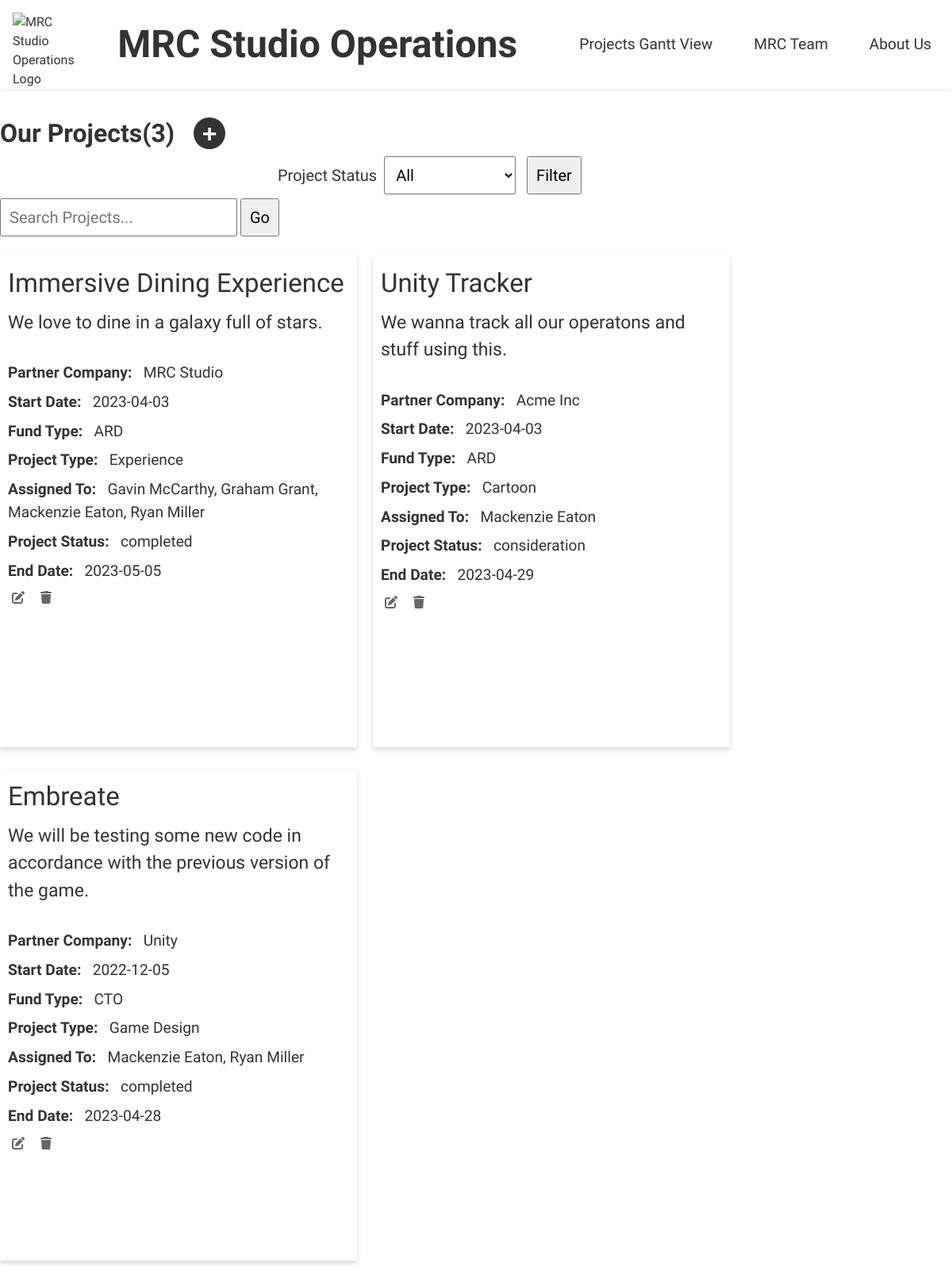
The page / on the database its author committed.
### tables this page shows
CREATE TABLE `projects` (
  `id` int NOT NULL AUTO_INCREMENT,
  `project_title` varchar(255) NOT NULL,
  `partner_company` varchar(255) NOT NULL,
  `start_date` date NOT NULL,
  `fund_type` varchar(255) NOT NULL,
  `project_type` varchar(255) NOT NULL,
  `status` enum('pending','scoping','discovery','consideration','completed','in-progress') NOT NULL DEFAULT 'discovery',
  `end_date` date DEFAULT NULL,
  `project_description` text,
  `assigned_to` json DEFAULT NULL,
  PRIMARY KEY (`id`)
);

CREATE TABLE `people` (
  `id` int NOT NULL AUTO_INCREMENT,
  `first_name` varchar(255) NOT NULL,
  `last_name` varchar(255) NOT NULL,
  `employee_type` varchar(255) NOT NULL,
  PRIMARY KEY (`id`)
);

### index.php (the view, shortened to what this page needs)
<!DOCTYPE html>
<?php
$conn = new mysqli('localhost','root','elaine12','operations');
if ($conn->connect_error) {
  echo "$conn->connect_error";
  die("Connection Failed: " . $conn->connect_error);
} else {
  $sql = "SELECT * FROM projects ORDER BY start_date DESC";
}
$filter = isset($_GET['status-filter']) ? $_GET['status-filter'] : 'all';
if ($filter !== 'all') {
  $sql = "SELECT * FROM projects WHERE status='$filter' ORDER BY start_date DESC";
} else {
  $sql = "SELECT * FROM projects ORDER BY start_date DESC";
}
$result = $conn->query($sql);
?>
<html>
<head>
  <link rel="stylesheet" href="index.css">
  <link rel="stylesheet" href="https://cdnjs.cloudflare.com/ajax/libs/font-awesome/6.0.0-beta3/css/all.min.css">
</head>
<body>
  <header>
    <div class="logo">
      <img src="https://encrypted-tbn0.gstatic.com/images?q=tbn:ANd9GcS_aEwjE_hEdGeBWihBJaTIRDG2XSiSNbAlwlPB-iRhxBJsqL7DEnbuGaQmbTBWHhLim-A&usqp=CAU" alt="MRC Studio Operations Logo">
    </div>
    <h1>MRC Studio Operations</h1>
    <nav>
      <ul>
      <li><a href="gantt_view.php">Projects Gantt View</a></li>
        <li><a href="people.php">MRC Team</a></li>
        <li><a href="about.php">About Us</a></li>
      </ul>
    </nav>
  </header>
  <h2 id="projects-heading">Our Projects<span id="project-count"></span> &nbsp;<button id="add-project-button" class="add-project-button">+</button><br/></h2>
 <div id="filter-container" style="display: flex; justify-content: center;">
  <form id="filter-form" action="" method="GET" style="width: 500px;">
    <label for="status-filter" style="font-family: Cabin, sans-serif; font-size: 20px;">Project Status</label>
    <select id="status-filter" name="status-filter" style="font-size: 20px; font-family: Cabin, sans-serif; padding: 10px; margin: 5px;">
      <option value="all">All</option>
    </select>
    <button type="submit" style=" font-family: Cabin, sans-serif; font-size: 20px; padding: 10px; margin: 5px;">Filter</button>
  </form>
</div>
 <form action="search.php" method="get" style="width: 500px;">
  <input type="text" name="query" placeholder="Search Projects..." style="font-size: 20px; font-family: Cabin, sans-serif; padding: 10px;">
  <button type="submit" style=" font-family: Cabin, sans-serif; font-size: 20px; padding: 10px;">Go</button>
</form>
<br/>
  <div id="project-list">
  <?php
if ($result->num_rows > 0) {
  while ($row = $result->fetch_assoc()) {
    echo '<div class="project">';
    echo '<p style=" font-size: 33px;">' . htmlspecialchars($row['project_title']) . '</p>';
    echo '<p style="font-size: 23px;">' . htmlspecialchars($row['project_description']) . '</p><br/>';
    echo '<p><strong>Partner Company: &nbsp; </strong> ' . htmlspecialchars($row['partner_company']) . '</p>';
    echo '<p><strong>Start Date: &nbsp; </strong> ' . htmlspecialchars($row['start_date']) . '</p>';
    echo '<p><strong>Fund Type: &nbsp; </strong> ' . htmlspecialchars($row['fund_type']) . '</p>';
    echo '<p><strong>Project Type: &nbsp; </strong> ' . htmlspecialchars($row['project_type']) . '</p>';
    if ($row['assigned_to'] == "") {
      echo '<p><strong>Assigned To: &nbsp; </strong> No people assigned yet</p>';
    } else {
      echo '<p><strong>Assigned To: &nbsp; </strong> ';
      $assignedTo = json_decode($row['assigned_to']);
      $totalPeople = count($assignedTo);
      $counter = 0;
      foreach ($assignedTo as $personId) {
        $personQuery = "SELECT first_name, last_name FROM people WHERE id = $personId";
        $personResult = $conn->query($personQuery);
        if ($personResult->num_rows > 0) {
          while ($personRow = $personResult->fetch_assoc()) {
            echo htmlspecialchars($personRow['first_name'] . ' ' . $personRow['last_name']);
            $counter++;
            if ($counter != $totalPeople) {
              echo ', ';
            }
          }
        }
      }
      echo '</p>';
    }
    echo '<p><strong>Project Status: &nbsp; </strong> ' . htmlspecialchars($row['status']) . '</p>';
    if ($row['end_date']) {
      echo '<p><strong>End Date: &nbsp; </strong>  ' . htmlspecialchars($row['end_date']) . '</p>';
    }
    echo '<div class="project-actions">';
    echo '<form method="post" action="edit_project.php">';
    echo '<button type="submit" name="edit_project"><i class="fas fa-edit"></i></button>';
    echo '</form>';
    echo '<form method="post" action="delete_project.php">';
    echo '<button type="submit" name="delete_project"><i class="fas fa-trash"></i></button>';
    echo '</form>';
    echo '</div>';
    echo '</div>';
  }
} else {
  echo '<p>No projects found.</p>';
}
  ?>
</div>
</body>
</html>

### index.css (style rules this page uses)
* { box-sizing: border-box; margin: 0; padding: 0; }
body { font-family: 'Cabin', sans-serif; font-size: 16px; line-height: 1.5; color: #333; }
p { font-size: 16px; line-height: 1.5; margin-bottom: 1em; }
a { text-decoration: none; color: #333; }
ul { list-style: none; }
header { display: flex; align-items: center; justify-content: space-between; padding: 1rem; background-color: #fff; box-shadow: 0 0 10px rgba(0, 0, 0, 0.1); z-index: 1; position: sticky; top: 0; }
.logo { width: 80px; height: 80px; margin-right: 1rem; }
.logo img { width: 100%; height: 100%; object-fit: contain; }
h1 { font-size: 3rem; font-weight: 700; }
h2 { font-size: 2.5rem; font-weight: 700; }
nav ul { display: flex; }
nav li { margin-left: 2rem; }
nav a { font-size: 1.2rem; font-weight: 500; }
nav ul li a { display: inline-block; padding: 10px; text-decoration: none; color: #333; }
#projects-heading { margin-top: 2rem; font-size: 2rem; font-weight: 700; display: flex; align-items: center; }
#add-project-button { margin-left: 1rem; font-size: 2rem; font-weight: 700; background-color: #333; color: #fff; border: none; border-radius: 50%; width: 40px; height: 40px; display: flex; align-items: center; justify-content: center; cursor: pointer; transition: background-color 0.2s ease; }
.project { display: inline-block; background-color: #fff; border-radius: 0px; box-shadow: 0px 3px 6px rgba(0, 0, 0, 0.16); margin-right: 20px; margin-bottom: 20px; width: 450px; height: 620px; padding: 10px; overflow-y: scroll; transition: transform 0.3s ease; }
.project { display: inline-block; background-color: #fff; border-radius: 0px; box-shadow: 0px 3px 6px rgba(0, 0, 0, 0.16); margin-right: 20px; margin-bottom: 20px; width: 450px; height: 620px; padding: 10px; overflow: auto; transition: transform 0.3s ease; }
.project p { font-size: 1.2rem; font-weight: 500; margin-bottom: 0.5rem; }
.project-actions { display: flex; flex-direction: row; justify-content: space-between; align-items: center; width: 60px; }
.project-actions button { background-color: transparent; border: none; color: #666; cursor: pointer; font-size: 16px; margin-left: 5px; margin-right: 5px; }

### rows shown on the page
projects: project_title "Immersive Dining Experience", project_description "We love to dine in a galaxy full of stars.", partner_company "MRC Studio", start_date "2023-04-03", fund_type "ARD", project_type "Experience", status "completed", end_date "2023-05-05"
people: first_name+last_name "Gavin McCarthy"
people: first_name+last_name "Graham Grant"
people: first_name+last_name "Mackenzie Eaton"
people: first_name+last_name "Ryan Miller"
projects: project_title "Unity Tracker", project_description "We wanna track all our operatons and stuff using this.", partner_company "Acme Inc", start_date "2023-04-03", fund_type "ARD", project_type "Cartoon", status "consideration", end_date "2023-04-29"
projects: project_title "Embreate", project_description "We will be testing some new code in accordance with the previous version of the game.", partner_company "Unity", start_date "2022-12-05", fund_type "CTO", project_type "Game Design", status "completed", end_date "2023-04-28"
